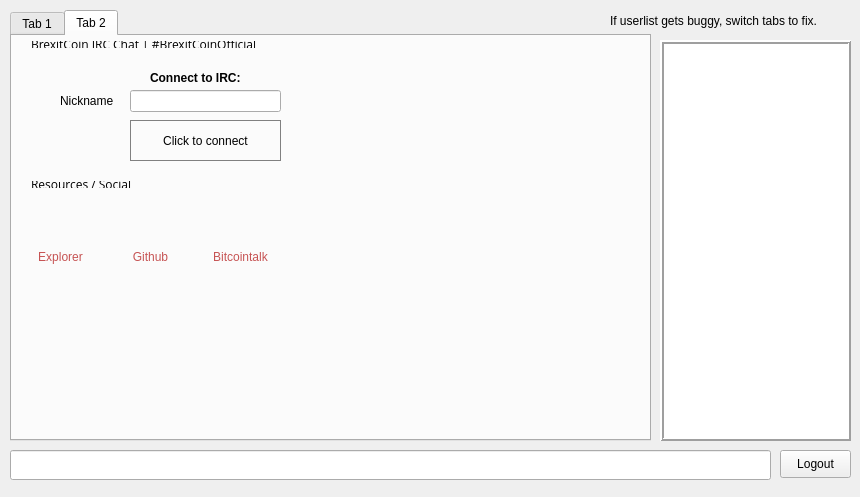
<?xml version="1.0" encoding="UTF-8"?>
<ui version="4.0">
 <class>ChatWindowClass</class>
 <widget class="QWidget" name="ChatWindowClass">
  <property name="geometry">
   <rect>
    <x>0</x>
    <y>0</y>
    <width>860</width>
    <height>497</height>
   </rect>
  </property>
  <widget class="QWidget" name="widget_2" native="true">
   <property name="geometry">
    <rect>
     <x>0</x>
     <y>0</y>
     <width>860</width>
     <height>497</height>
    </rect>
   </property>
   <widget class="QWidget" name="splitter" native="true">
    <property name="enabled">
     <bool>true</bool>
    </property>
    <property name="geometry">
     <rect>
      <x>10</x>
      <y>10</y>
      <width>841</width>
      <height>491</height>
     </rect>
    </property>
    <property name="styleSheet">
     <string notr="true"/>
    </property>
    <widget class="QTabWidget" name="tab">
     <property name="enabled">
      <bool>true</bool>
     </property>
     <property name="geometry">
      <rect>
       <x>0</x>
       <y>0</y>
       <width>641</width>
       <height>431</height>
      </rect>
     </property>
     <property name="styleSheet">
      <string notr="true"/>
     </property>
     <property name="tabShape">
      <enum>QTabWidget::Rounded</enum>
     </property>
     <property name="currentIndex">
      <number>1</number>
     </property>
     <property name="tabsClosable">
      <bool>false</bool>
     </property>
     <widget class="QWidget" name="widget_4">
      <attribute name="title">
       <string>Tab 1</string>
      </attribute>
     </widget>
     <widget class="QWidget" name="tab_5">
      <attribute name="title">
       <string>Tab 2</string>
      </attribute>
     </widget>
    </widget>
    <widget class="QLineEdit" name="lineEdit">
     <property name="geometry">
      <rect>
       <x>0</x>
       <y>440</y>
       <width>761</width>
       <height>30</height>
      </rect>
     </property>
     <property name="sizePolicy">
      <sizepolicy hsizetype="Fixed" vsizetype="Fixed">
       <horstretch>0</horstretch>
       <verstretch>0</verstretch>
      </sizepolicy>
     </property>
     <property name="maximumSize">
      <size>
       <width>16777215</width>
       <height>30</height>
      </size>
     </property>
    </widget>
    <widget class="QLabel" name="label_buggy">
     <property name="geometry">
      <rect>
       <x>600</x>
       <y>0</y>
       <width>241</width>
       <height>21</height>
      </rect>
     </property>
     <property name="text">
      <string>If userlist gets buggy, switch tabs to fix.</string>
     </property>
    </widget>
    <widget class="QListView" name="userView">
     <property name="geometry">
      <rect>
       <x>650</x>
       <y>30</y>
       <width>191</width>
       <height>401</height>
      </rect>
     </property>
     <property name="sizePolicy">
      <sizepolicy hsizetype="Expanding" vsizetype="Expanding">
       <horstretch>0</horstretch>
       <verstretch>0</verstretch>
      </sizepolicy>
     </property>
     <property name="minimumSize">
      <size>
       <width>0</width>
       <height>300</height>
      </size>
     </property>
     <property name="maximumSize">
      <size>
       <width>16777215</width>
       <height>16777215</height>
      </size>
     </property>
     <property name="styleSheet">
      <string notr="true"/>
     </property>
     <property name="frameShape">
      <enum>QFrame::Box</enum>
     </property>
     <property name="frameShadow">
      <enum>QFrame::Raised</enum>
     </property>
     <property name="lineWidth">
      <number>2</number>
     </property>
     <property name="midLineWidth">
      <number>0</number>
     </property>
    </widget>
    <widget class="QPushButton" name="disconnect">
     <property name="geometry">
      <rect>
       <x>770</x>
       <y>440</y>
       <width>71</width>
       <height>28</height>
      </rect>
     </property>
     <property name="text">
      <string>Logout</string>
     </property>
    </widget>
   </widget>
   <widget class="QWidget" name="hide3" native="true">
    <property name="geometry">
     <rect>
      <x>10</x>
      <y>10</y>
      <width>731</width>
      <height>551</height>
     </rect>
    </property>
    <widget class="QWidget" name="layoutWidget">
     <property name="geometry">
      <rect>
       <x>10</x>
       <y>20</y>
       <width>250</width>
       <height>29</height>
      </rect>
     </property>
     <layout class="QHBoxLayout" name="hide1">
      <property name="spacing">
       <number>7</number>
      </property>
      <item>
       <widget class="QLabel" name="label_9">
        <property name="font">
         <font>
          <family>Open Sans,sans-serif</family>
         </font>
        </property>
        <property name="text">
         <string>BrexitCoin IRC Chat | #BrexitCoinOfficial</string>
        </property>
       </widget>
      </item>
      <item>
       <spacer name="horizontalSpacer_4">
        <property name="orientation">
         <enum>Qt::Horizontal</enum>
        </property>
        <property name="sizeHint" stdset="0">
         <size>
          <width>40</width>
          <height>20</height>
         </size>
        </property>
       </spacer>
      </item>
     </layout>
    </widget>
    <widget class="QLabel" name="label_3">
     <property name="geometry">
      <rect>
       <x>0</x>
       <y>190</y>
       <width>101</width>
       <height>101</height>
      </rect>
     </property>
     <property name="text">
      <string>&lt;a href=&quot;http://www.brexitcoin.info/chain&quot;&gt;&lt;div style=&quot; text-decoration: none; color:#c65353;&quot;&gt;&lt;img src=&quot;:/icons/explorer&quot;/&gt;&lt;br /&gt;Explorer&lt;/div&gt;&lt;/a&gt;</string>
     </property>
     <property name="alignment">
      <set>Qt::AlignCenter</set>
     </property>
     <property name="openExternalLinks">
      <bool>true</bool>
     </property>
    </widget>
    <widget class="QLineEdit" name="editPseudo">
     <property name="geometry">
      <rect>
       <x>120</x>
       <y>80</y>
       <width>151</width>
       <height>22</height>
      </rect>
     </property>
     <property name="text">
      <string/>
     </property>
    </widget>
    <widget class="QLabel" name="label_5">
     <property name="geometry">
      <rect>
       <x>50</x>
       <y>80</y>
       <width>71</width>
       <height>21</height>
      </rect>
     </property>
     <property name="text">
      <string>Nickname</string>
     </property>
    </widget>
    <widget class="QPushButton" name="buttonConnect">
     <property name="geometry">
      <rect>
       <x>120</x>
       <y>110</y>
       <width>151</width>
       <height>41</height>
      </rect>
     </property>
     <property name="styleSheet">
      <string notr="true">border-radius:40px;border:1px solid grey</string>
     </property>
     <property name="text">
      <string>Click to connect</string>
     </property>
    </widget>
    <widget class="QLabel" name="label_10">
     <property name="geometry">
      <rect>
       <x>140</x>
       <y>60</y>
       <width>121</width>
       <height>16</height>
      </rect>
     </property>
     <property name="text">
      <string>&lt;html&gt;&lt;head/&gt;&lt;body&gt;&lt;p&gt;&lt;span style=&quot; font-weight:600;&quot;&gt;Connect to IRC:&lt;/span&gt;&lt;/p&gt;&lt;/body&gt;&lt;/html&gt;</string>
     </property>
    </widget>
    <widget class="QLabel" name="label_4">
     <property name="geometry">
      <rect>
       <x>90</x>
       <y>190</y>
       <width>101</width>
       <height>101</height>
      </rect>
     </property>
     <property name="text">
      <string>&lt;a href=&quot;https://www.github.com/BlockPioneers/brexitcoin&quot;&gt;&lt;div style=&quot; text-decoration: none; color:#c65353;&quot;&gt;&lt;img src=&quot;:/icons/github&quot;/&gt;&lt;br /&gt;Github&lt;/div&gt;&lt;/a&gt;</string>
     </property>
     <property name="alignment">
      <set>Qt::AlignCenter</set>
     </property>
     <property name="openExternalLinks">
      <bool>true</bool>
     </property>
    </widget>
    <widget class="QLabel" name="label_6">
     <property name="geometry">
      <rect>
       <x>180</x>
       <y>190</y>
       <width>101</width>
       <height>101</height>
      </rect>
     </property>
     <property name="text">
      <string>&lt;a href=&quot;https://bitcointalk.org/index.php?topic=1188983.0&quot;&gt;&lt;div style=&quot; text-decoration: none; color:#c65353;&quot;&gt;&lt;img src=&quot;:/icons/bitcointalk&quot;/&gt;&lt;br /&gt;Bitcointalk&lt;/div&gt;&lt;/a&gt;</string>
     </property>
     <property name="alignment">
      <set>Qt::AlignCenter</set>
     </property>
     <property name="openExternalLinks">
      <bool>true</bool>
     </property>
    </widget>
    <widget class="QWidget" name="layoutWidget_2">
     <property name="geometry">
      <rect>
       <x>10</x>
       <y>160</y>
       <width>250</width>
       <height>29</height>
      </rect>
     </property>
     <layout class="QHBoxLayout" name="hide1_2">
      <property name="spacing">
       <number>7</number>
      </property>
      <item>
       <widget class="QLabel" name="label_11">
        <property name="font">
         <font>
          <family>Open Sans,sans-serif</family>
         </font>
        </property>
        <property name="text">
         <string>Resources / Social</string>
        </property>
       </widget>
      </item>
      <item>
       <spacer name="horizontalSpacer_5">
        <property name="orientation">
         <enum>Qt::Horizontal</enum>
        </property>
        <property name="sizeHint" stdset="0">
         <size>
          <width>40</width>
          <height>20</height>
         </size>
        </property>
       </spacer>
      </item>
     </layout>
    </widget>
   </widget>
  </widget>
  <action name="actionQuit">
   <property name="text">
    <string>Quitter</string>
   </property>
   <property name="shortcut">
    <string>Ctrl+Q</string>
   </property>
  </action>
  <action name="actionCloseTab">
   <property name="text">
    <string>Fermer l'onglet</string>
   </property>
  </action>
 </widget>
 <layoutdefault spacing="6" margin="11"/>
 <resources/>
 <connections/>
</ui>
